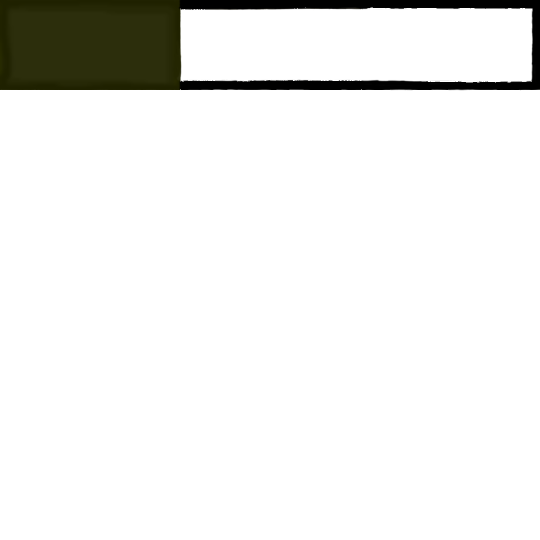
#> input picture assets/Tiled/output_image_without_gray.png, 1080 x 1080 px, found by its file name (shown at 1/2 size)
$ python sup1.py
#> lines starting #> are read from the running program, lines starting #| are printed output that depends on the picture; pictures that were not available may be replaced by others from this repository, and a replacement may not be noted
from PIL import Image

def add_images(main_image_path, small_image_paths, start_x, start_y):
#> called with start_x = 0, start_y = 180
    main_image = Image.open(main_image_path)
#> main_image is the input picture: PIL image 1080x1080 RGBA; mean R, G, B, A 235.9, 236, 234.1, 20.3
    main_width, main_height = main_image.size
#> main_width = 1080; main_height = 1080

    # Ensure the main image is 1080x1080
    if main_width != 1080 or main_height != 1080:
        print("Main image should be 1080x1080.")
        return None

    # Check if there are enough small images
    if len(small_image_paths) < 4:
        print("There should be at least 5 small images.")
        return None

    # Open small images, resize, and paste onto main image
    for i, small_image_path in enumerate(small_image_paths):
        if i < 5:
            small_image = Image.open(small_image_path)
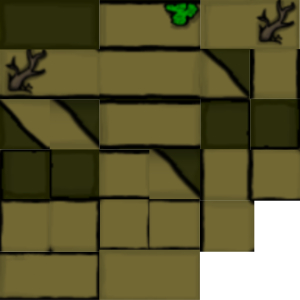
#> input picture assets/Tiled/Duplicates/TileMap.jpg, 300 x 300 px, given in place of TileBoundaryF1.png, which was not available
#> small_image is the input picture: PIL image 300x300 RGB; mean R, G, B 96.9, 91.8, 53.1
            small_image = small_image.resize((180, 180))
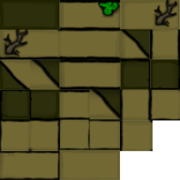
#> small_image: PIL image 180x180 RGB; mean R, G, B 96.9, 91.7, 53.1
            main_image.paste(small_image, (start_x, start_y))
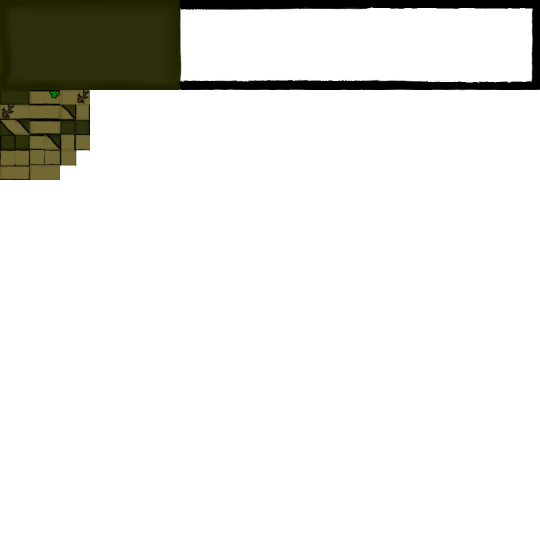
#> main_image: PIL image 1080x1080 RGBA (shown at 1/2 size); mean R, G, B, A 231.5, 231.4, 228.5, 27.3; transparent parts drawn white
            start_x += 180
#> pass 2 of the loop in add_images, `for i, small_image_path in enumerate(small_image_paths):`:
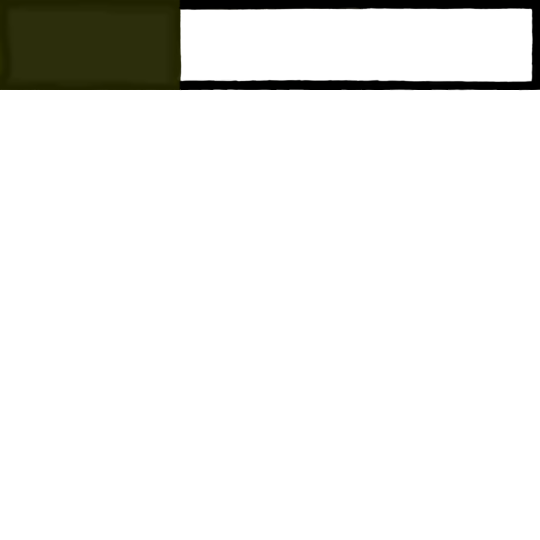
#> input picture assets/Tiled/Duplicates/BgMap.png, 1080 x 1080 px, given in place of TileBoundaryF2.png, which was not available (shown at 1/2 size)
#> in add_images, small_image is the input picture: PIL image 1080x1080 RGBA; mean R, G, B, A 235.9, 236, 234.1, 20.5
#> in add_images, `small_image = small_image.resize((180, 180))`:
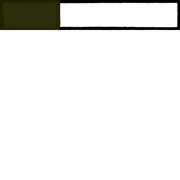
#> small_image: PIL image 180x180 RGBA; mean R, G, B, A 3.1, 3.2, 1.3, 20.5; transparent parts drawn white
#> in add_images, `main_image.paste(small_image, (start_x, start_y))`:
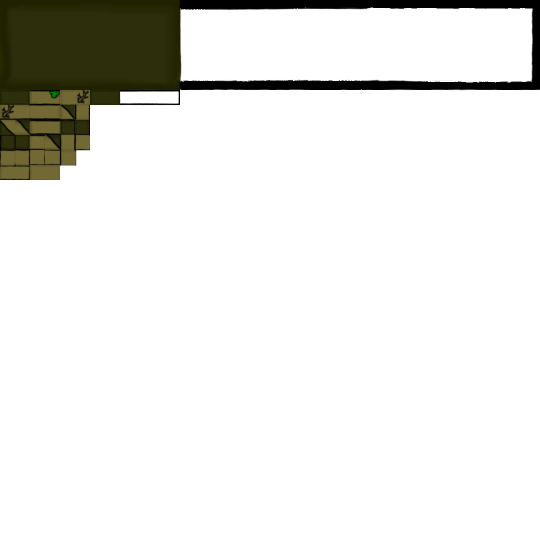
#> main_image: PIL image 1080x1080 RGBA (shown at 1/2 size); mean R, G, B, A 224.5, 224.4, 221.4, 27.9; transparent parts drawn white

    return main_image

if __name__ == "__main__":
    main_image_path = "D:/Abhishek_Folder/Coding/Game Dev/COP1/assets/Tiled/output_image_without_gray.png"
    small_image_paths = ["D:/Abhishek_Folder/Coding/Game Dev/COP1/assets/Tiled/TileBoundaryF1.png", "D:/Abhishek_Folder/Coding/Game Dev/COP1/assets/Tiled/TileBoundaryF2.png", "D:/Abhishek_Folder/Coding/Game Dev/COP1/assets/Tiled/TileBoundaryF3.png", "D:/Abhishek_Folder/Coding/Game Dev/COP1/assets/Tiled/TileBoundaryF4.png", ]  # Paths to small images
    start_x = 0
    start_y = 180

#> (the run stopped early here; a loop or call above may not have finished)
